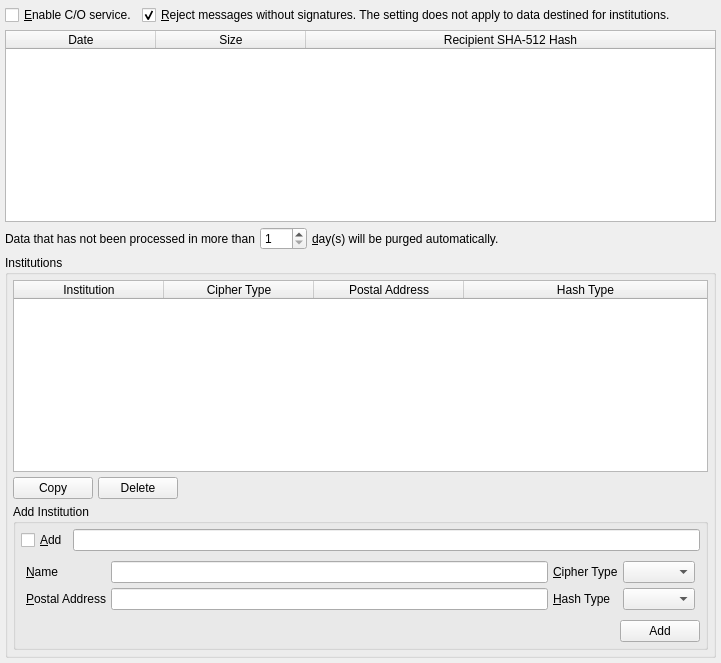
              <widget class="QWidget" name="tab_6">
               <attribute name="title">
                <string>&amp;C/O</string>
               </attribute>
               <layout class="QVBoxLayout" name="verticalLayout_30">
                <property name="spacing">
                 <number>5</number>
                </property>
                <property name="margin">
                 <number>5</number>
                </property>
                <item>
                 <layout class="QHBoxLayout" name="horizontalLayout_19">
                  <property name="spacing">
                   <number>5</number>
                  </property>
                  <item>
                   <widget class="QCheckBox" name="postofficeCheckBox">
                    <property name="text">
                     <string>&amp;Enable C/O service.</string>
                    </property>
                   </widget>
                  </item>
                  <item>
                   <widget class="QCheckBox" name="coAcceptSigned">
                    <property name="text">
                     <string>&amp;Reject messages without signatures. The setting does not apply to data destined for institutions.</string>
                    </property>
                    <property name="checked">
                     <bool>true</bool>
                    </property>
                   </widget>
                  </item>
                  <item>
                   <spacer name="horizontalSpacer_18">
                    <property name="orientation">
                     <enum>Qt::Horizontal</enum>
                    </property>
                    <property name="sizeHint" stdset="0">
                     <size>
                      <width>40</width>
                      <height>20</height>
                     </size>
                    </property>
                   </spacer>
                  </item>
                 </layout>
                </item>
                <item>
                 <widget class="QTableWidget" name="postoffice">
                  <property name="alternatingRowColors">
                   <bool>true</bool>
                  </property>
                  <property name="selectionMode">
                   <enum>QAbstractItemView::SingleSelection</enum>
                  </property>
                  <property name="selectionBehavior">
                   <enum>QAbstractItemView::SelectRows</enum>
                  </property>
                  <property name="horizontalScrollMode">
                   <enum>QAbstractItemView::ScrollPerPixel</enum>
                  </property>
                  <property name="sortingEnabled">
                   <bool>true</bool>
                  </property>
                  <attribute name="horizontalHeaderDefaultSectionSize">
                   <number>150</number>
                  </attribute>
                  <attribute name="horizontalHeaderStretchLastSection">
                   <bool>true</bool>
                  </attribute>
                  <column>
                   <property name="text">
                    <string>Date</string>
                   </property>
                  </column>
                  <column>
                   <property name="text">
                    <string>Size</string>
                   </property>
                  </column>
                  <column>
                   <property name="text">
                    <string>Recipient SHA-512 Hash</string>
                   </property>
                  </column>
                 </widget>
                </item>
                <item>
                 <layout class="QHBoxLayout" name="horizontalLayout_37">
                  <property name="spacing">
                   <number>5</number>
                  </property>
                  <item>
                   <widget class="QLabel" name="label_27">
                    <property name="text">
                     <string>Data that has not been processed in more than</string>
                    </property>
                   </widget>
                  </item>
                  <item>
                   <widget class="QSpinBox" name="days">
                    <property name="minimum">
                     <number>1</number>
                    </property>
                    <property name="maximum">
                     <number>366</number>
                    </property>
                   </widget>
                  </item>
                  <item>
                   <widget class="QLabel" name="label_28">
                    <property name="text">
                     <string>&amp;day(s) will be purged automatically.</string>
                    </property>
                    <property name="buddy">
                     <cstring>days</cstring>
                    </property>
                   </widget>
                  </item>
                  <item>
                   <spacer name="horizontalSpacer_31">
                    <property name="orientation">
                     <enum>Qt::Horizontal</enum>
                    </property>
                    <property name="sizeHint" stdset="0">
                     <size>
                      <width>40</width>
                      <height>20</height>
                     </size>
                    </property>
                   </spacer>
                  </item>
                 </layout>
                </item>
                <item>
                 <widget class="QGroupBox" name="groupBox_6">
                  <property name="title">
                   <string>Institutions</string>
                  </property>
                  <layout class="QVBoxLayout" name="verticalLayout_50">
                   <property name="spacing">
                    <number>5</number>
                   </property>
                   <property name="margin">
                    <number>5</number>
                   </property>
                   <item>
                    <layout class="QVBoxLayout" name="verticalLayout_51">
                     <property name="spacing">
                      <number>5</number>
                     </property>
                     <item>
                      <widget class="QTableWidget" name="institutions">
                       <property name="alternatingRowColors">
                        <bool>true</bool>
                       </property>
                       <property name="selectionMode">
                        <enum>QAbstractItemView::SingleSelection</enum>
                       </property>
                       <property name="selectionBehavior">
                        <enum>QAbstractItemView::SelectRows</enum>
                       </property>
                       <property name="horizontalScrollMode">
                        <enum>QAbstractItemView::ScrollPerPixel</enum>
                       </property>
                       <property name="sortingEnabled">
                        <bool>true</bool>
                       </property>
                       <attribute name="horizontalHeaderDefaultSectionSize">
                        <number>150</number>
                       </attribute>
                       <attribute name="horizontalHeaderStretchLastSection">
                        <bool>true</bool>
                       </attribute>
                       <column>
                        <property name="text">
                         <string>Institution</string>
                        </property>
                       </column>
                       <column>
                        <property name="text">
                         <string>Cipher Type</string>
                        </property>
                       </column>
                       <column>
                        <property name="text">
                         <string>Postal Address</string>
                        </property>
                       </column>
                       <column>
                        <property name="text">
                         <string>Hash Type</string>
                        </property>
                       </column>
                      </widget>
                     </item>
                     <item>
                      <layout class="QHBoxLayout" name="horizontalLayout_76">
                       <property name="spacing">
                        <number>5</number>
                       </property>
                       <item>
                        <widget class="QPushButton" name="copyInstitution">
                         <property name="text">
                          <string>Copy</string>
                         </property>
                        </widget>
                       </item>
                       <item>
                        <widget class="QPushButton" name="deleteInstitution">
                         <property name="text">
                          <string>Delete</string>
                         </property>
                        </widget>
                       </item>
                       <item>
                        <spacer name="horizontalSpacer_62">
                         <property name="orientation">
                          <enum>Qt::Horizontal</enum>
                         </property>
                         <property name="sizeHint" stdset="0">
                          <size>
                           <width>40</width>
                           <height>20</height>
                          </size>
                         </property>
                        </spacer>
                       </item>
                      </layout>
                     </item>
                    </layout>
                   </item>
                   <item>
                    <widget class="QGroupBox" name="groupBox_5">
                     <property name="title">
                      <string>Add Institution</string>
                     </property>
                     <layout class="QVBoxLayout" name="verticalLayout_52">
                      <property name="spacing">
                       <number>5</number>
                      </property>
                      <property name="margin">
                       <number>5</number>
                      </property>
                      <item>
                       <layout class="QHBoxLayout" name="horizontalLayout_77">
                        <property name="spacing">
                         <number>5</number>
                        </property>
                        <item>
                         <widget class="QCheckBox" name="addInstitutionCheckBox">
                          <property name="text">
                           <string>&amp;Add</string>
                          </property>
                         </widget>
                        </item>
                        <item>
                         <widget class="QLineEdit" name="addInstitutionLineEdit"/>
                        </item>
                       </layout>
                      </item>
                      <item>
                       <widget class="QFrame" name="institutionFrame">
                        <property name="frameShape">
                         <enum>QFrame::NoFrame</enum>
                        </property>
                        <layout class="QVBoxLayout" name="verticalLayout_53">
                         <property name="spacing">
                          <number>5</number>
                         </property>
                         <property name="margin">
                          <number>5</number>
                         </property>
                         <item>
                          <layout class="QGridLayout" name="gridLayout_8">
                           <property name="spacing">
                            <number>5</number>
                           </property>
                           <item row="1" column="3">
                            <widget class="QComboBox" name="institutionPostalAddressType">
                             <property name="sizeAdjustPolicy">
                              <enum>QComboBox::AdjustToContents</enum>
                             </property>
                            </widget>
                           </item>
                           <item row="0" column="0">
                            <widget class="QLabel" name="label_75">
                             <property name="text">
                              <string>&amp;Name</string>
                             </property>
                             <property name="buddy">
                              <cstring>institutionName</cstring>
                             </property>
                            </widget>
                           </item>
                           <item row="0" column="1">
                            <widget class="QLineEdit" name="institutionName"/>
                           </item>
                           <item row="1" column="0">
                            <widget class="QLabel" name="label_77">
                             <property name="text">
                              <string>&amp;Postal Address</string>
                             </property>
                             <property name="buddy">
                              <cstring>institutionPostalAddress</cstring>
                             </property>
                            </widget>
                           </item>
                           <item row="1" column="1">
                            <widget class="QLineEdit" name="institutionPostalAddress"/>
                           </item>
                           <item row="0" column="3">
                            <widget class="QComboBox" name="institutionNameType">
                             <property name="sizeAdjustPolicy">
                              <enum>QComboBox::AdjustToContents</enum>
                             </property>
                            </widget>
                           </item>
                           <item row="0" column="2">
                            <widget class="QLabel" name="label_79">
                             <property name="text">
                              <string>&amp;Cipher Type</string>
                             </property>
                             <property name="buddy">
                              <cstring>institutionNameType</cstring>
                             </property>
                            </widget>
                           </item>
                           <item row="1" column="2">
                            <widget class="QLabel" name="label_80">
                             <property name="text">
                              <string>&amp;Hash Type</string>
                             </property>
                             <property name="buddy">
                              <cstring>institutionPostalAddressType</cstring>
                             </property>
                            </widget>
                           </item>
                          </layout>
                         </item>
                        </layout>
                       </widget>
                      </item>
                      <item>
                       <layout class="QHBoxLayout" name="horizontalLayout_79">
                        <property name="spacing">
                         <number>5</number>
                        </property>
                        <item>
                         <spacer name="horizontalSpacer_58">
                          <property name="orientation">
                           <enum>Qt::Horizontal</enum>
                          </property>
                          <property name="sizeHint" stdset="0">
                           <size>
                            <width>40</width>
                            <height>20</height>
                           </size>
                          </property>
                         </spacer>
                        </item>
                        <item>
                         <widget class="QPushButton" name="addInstitution">
                          <property name="text">
                           <string>Add</string>
                          </property>
                         </widget>
                        </item>
                       </layout>
                      </item>
                     </layout>
                    </widget>
                   </item>
                  </layout>
                 </widget>
                </item>
               </layout>
              </widget>
